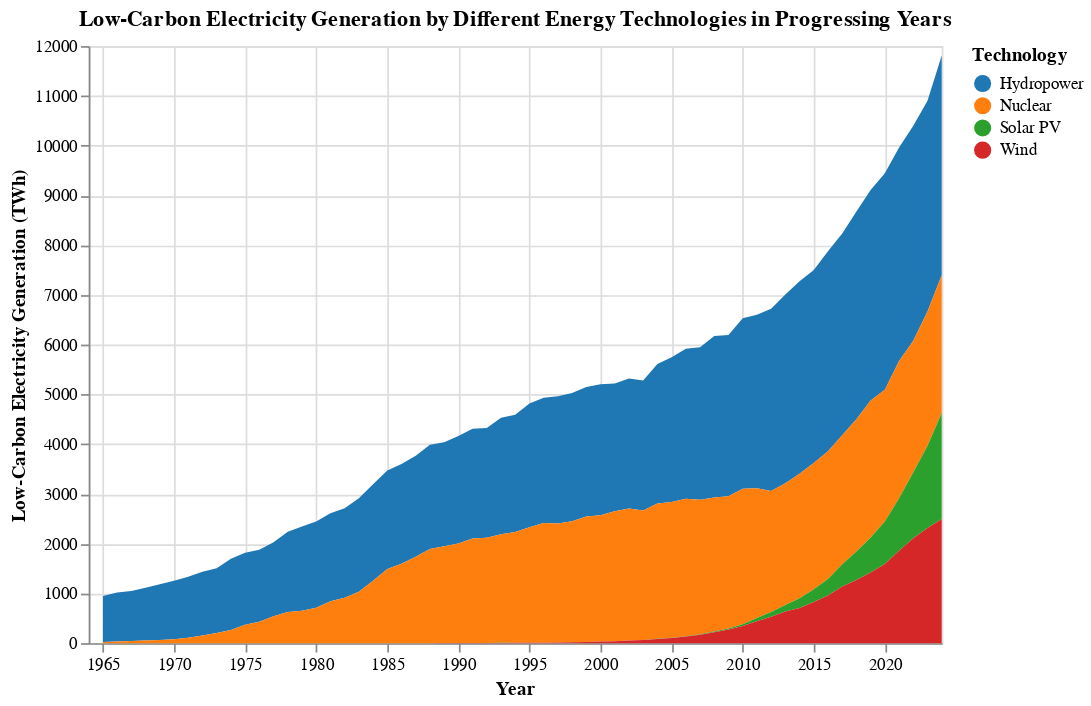

Notebook code cell kept with this figure:
### Code cell
# Stacked area with thoughtful color scheme
low_carbon_stack = alt.Chart(world_low_carbon_long).mark_area().encode(
    x = alt.X('year:T', title = 'Year'),
    y = alt.Y('generation:Q',  title = 'Low-Carbon Electricity Generation (TWh)', axis = alt.Axis(format = '.0f'), stack = 'zero'),
    color = alt.Color('technology:N', legend = alt.Legend(title = "Technology"), 
                      scale = alt.Scale(domain = low_carb_tech, range = ['#1f77b4', '#ff7f0e', '#2ca02c', '#d62728']))
).properties(width = 500, height = 350, title = 'Low-Carbon Electricity Generation by Different Energy Technologies in Progressing Years')

low_carbon_stack

### Figure 1 — Vega-Lite specification as saved in the notebook (floating-point values rounded to 4 significant figures; data arrays with more than 128 entries replaced by an {"elided": "..."} marker saying what was removed)
{"config": {"view": {"continuousWidth": 300, "continuousHeight": 300}}, "data": {"name": "data-80c186511cfd977e921c474a5172b457"}, "mark": {"type": "area"}, "encoding": {"color": {"field": "technology", "legend": {"title": "Technology"}, "scale": {"domain": ["Hydropower", "Nuclear", "Solar PV", "Wind"], "range": ["#1f77b4", "#ff7f0e", "#2ca02c", "#d62728"]}, "type": "nominal"}, "x": {"field": "year", "title": "Year", "type": "temporal"}, "y": {"axis": {"format": ".0f"}, "field": "generation", "stack": "zero", "title": "Low-Carbon Electricity Generation (TWh)", "type": "quantitative"}}, "height": 350, "title": "Low-Carbon Electricity Generation by Different Energy Technologies in Progressing Years", "width": 500, "$schema": "https://vega.github.io/schema/vega-lite/v5.20.1.json", "datasets": {"data-80c186511cfd977e921c474a5172b457": {"elided": "244 records"}}}
